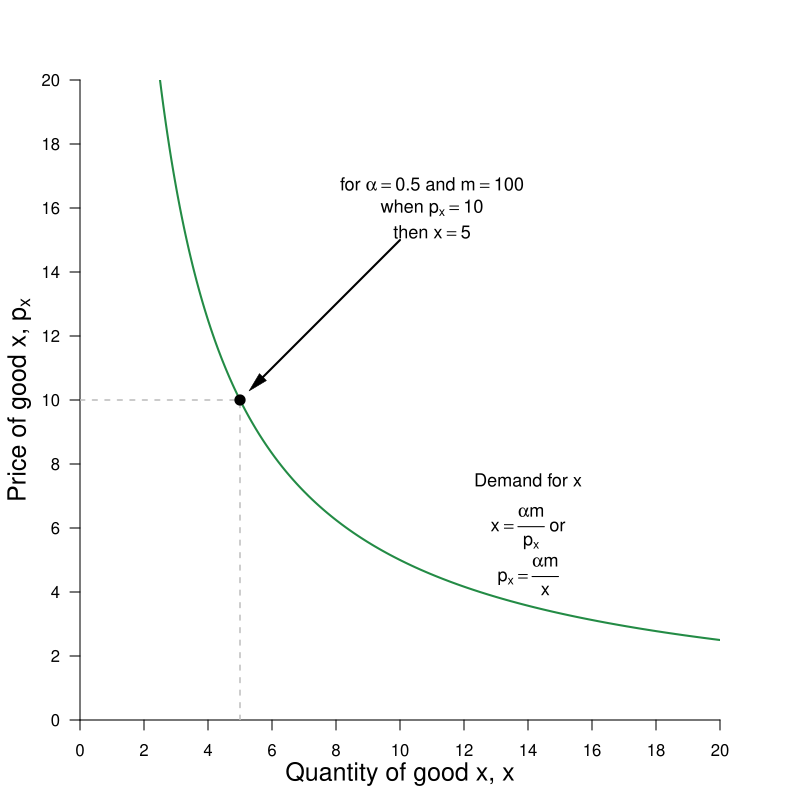

Recreate this plot in R.
#Graph Designer: Simon Halliday
#Authors: Bowles and Halliday
#Title: Microeconomics: Competition, Conflict and Coordination

library(shape)
pdf(file = "constrained_optimization/cobb_douglas_demand.pdf", width = 8, height = 8)

#Set parameters for graphics
axislabelsize <- 1.5
labelsize <- 1.1
graphlinewidth <- 2
segmentlinewidth <- 1.5

COL <- c("#7fc97f", "#beaed4", "#fdc086", "#ffff99", "#386cb0", "#f0027f", "#bf5b17", "#666666")
COLA <- c("#e0f3db", "#99d8c9","#66c2a4","#41ae76", "#238b45", "#005824")
COLB <- c("#4eb3d3", "#2b8cbe", "#0868ac","#084081")

#Edited the margins to cater for the larger LHS labels
par(mar =  c(4, 4, 4, 4))

ppf <- function(x, slope = 1, bary = 20) {
  bary - slope * x
}

demand <- function(x, alpha = 0.5, endowment = 100){
  (endowment*alpha)/x
}

uFn <- function(x, y, alpha = 0.8){
  ((x)^alpha)*(y^(1-alpha))
}

indiffA <- function(x, ubar = uFn(8,2) - 1, alpha = 0.3) {
  (ubar/ ((x)^alpha))^(1/ (1 - alpha))
}

ylims <- c(0, 20)
xlims <- c(0, 20)

npts <- 501 
x <- seq(xlims[1], xlims[2], length.out = npts)
y <- seq(ylims[1], ylims[2], length.out = npts) 
a <- c(uFn(16, 2), uFn(16, 4), uFn(16, 8)) #alpha = 0.8

plot(0, 0, xlim = xlims, ylim = ylims, type = "n",
     xlab = expression(paste("")),
     ylab = expression(paste("")), 
     xaxt = "n", 
     yaxt = "n", 
     cex.lab = axislabelsize, 
     bty = "n", 
     xaxs="i", 
     yaxs="i"
)


# ticksy <- seq(from = 0, to = ylims[2], by = 1)
# ylabels <- seq(from = 0, to = ylims[2], by = 1)
ticksx <- seq(from = 0, to = xlims[2], by = 2)
xlabels <- seq(from = 0, to = xlims[2], by = 2)
ticksy <- seq(from = 0, to = ylims[2], by = 2)
ylabels <- seq(from = 0, to = ylims[2], by = 2)
# ticksx <- c(xlims[1], 5.25, 8.944272, xlims[2])
# xlabels <- c(NA, expression(paste(x,"*")), expression(paste(bar(x))), NA)

axis(1, at = ticksx, pos = 0, labels = xlabels)
axis(2, at = ticksy, pos = 0, labels = ylabels, las = 1)

npts <- 500 
xx1 <- seq(xlims[1], xlims[2], length.out = npts)
xx2 <- seq(0, xlims[2], length.out = npts)
xx3 <- seq(xlims[1], 0, length.out = npts)
xx4 <- seq(-11, 0, length.out = npts)

#Draw the polygon for shading the feasible set
# xpoly1 <- seq(from = xlims[1], 10, length.out = 500)
# ypoly1 <- ppf(xpoly1)
# polygon(x = c(0, xpoly1, 0),
#         y = c(0, ypoly1, 0),
#         col=COLA[1], density=NULL, border = NA)

#Draw the graphs
lines(xx1, demand(xx1), col = COLA[5], lwd = graphlinewidth)
#lines(xx1, ppf(xx1, bary = 40, slope = 2), col = COLA[5], lwd = graphlinewidth)
#lines(xx1, ppf(xx1, bary = 10, slope = 0.5), col = COLA[5], lwd = graphlinewidth)

#Label the feasible frontier
# text(16, 3, expression("Feasible Frontier"), cex = labelsize)
# Arrows(16, 3.1, 16, 3.9, col = "black", lty = 1, lwd = 2, arr.type = "triangle", arr.lwd = 0.5)

# contour(x, y, 
#         outer(x, y, uFn),
#         drawlabels = FALSE,
#         col = COLB[3],
#         lwd = graphlinewidth,
#         levels = a, 
#         xaxs="i", 
#         yaxs="i", 
#         add = TRUE)

#Axis labels
mtext(expression(paste("Quantity of good x, ", x)), side = 1, line = 2.5, cex = axislabelsize)
text(-1.9, 0.5*ylims[2], expression(paste("Price of good x, ", p[x])), xpd = TRUE, cex = axislabelsize, srt = 90) 

#Add mrs = mrt at i
text(11, 16.75, expression(paste("for ", alpha == 0.5, " and ", m == 100)), cex = labelsize)
text(11, 15.25, expression(paste("then ", x == 5)), cex = labelsize)
text(11, 16, expression(paste("when ", p[x]== 10)), cex = labelsize)
Arrows(10, 15, 5.5, 10.5, col = "black", lty = 1, lwd = 2, arr.type = "triangle", arr.lwd = 0.5)

#Label the indifference curves
text(8.1, 38, expression(u[1]^A), cex = labelsize)
text(9.5, 38, expression(u[2]^A), cex = labelsize)
text(11.3, 38, expression(u[3]^A), cex = labelsize)

#Label the feasible frontiers
text(14, 7.5, expression(paste("Demand for x")), cex = labelsize)
text(14, 6, expression(paste(x == frac(alpha*m, p[x]), " or")), cex = labelsize)
text(14, 4.5, expression(paste(p[x] == frac(alpha*m, x))), cex = labelsize)

#Annotate max u point on feasible frontier
#text(5.2, ppf(5) + 0.2, expression(paste(i)), cex = labelsize)

segments(0, 10, 5, 10, lty = 2, col = "gray", lwd = segmentlinewidth)
segments(5, 0, 5, 10, lty = 2, col = "gray", lwd = segmentlinewidth)

# segments(0, 1, 4, 1,  lty = 2, col = "gray", lwd = segmentlinewidth)
# segments(4, 0, 4, 1,  lty = 2, col = "gray", lwd = segmentlinewidth)
# 
# segments(0, 0.5, 8, 0.5, lty = 2, col = "gray", lwd = segmentlinewidth)
# segments(8, 0, 8, 0.5, lty = 2, col = "gray", lwd = segmentlinewidth)
#segments(0, ppf(x = 16, bary = 40, slope = 2), 16, ppf(x = 16, bary = 40, slope = 2), lty = 2, col = "gray", lwd = segmentlinewidth)

points(5, 10, pch = 16, col = "black", cex = 1.5)
# points(4, 1, pch = 16, col = "black", cex = 1.5)
# points(8, 0.5, pch = 16, col = "black", cex = 1.5)



# text(2.3+0.2, ppf(2.3) + 0.2, expression(paste(a)), cex = labelsize)
# segments(2.3, 0, 2.3, ppf(x = 2.3), lty = 2, col = "gray", lwd = segmentlinewidth)
# segments(0, ppf(x = 2.3), 2.3, ppf(x = 2.3), lty = 2, col = "gray", lwd = segmentlinewidth)
# points(2.3, ppf(x = 2.3), pch = 16, col = "black", cex = 1.5)


# text(7.7+0.2, ppf(7.7) + 0.2, expression(paste(b)), cex = labelsize)
# segments(7.7, 0, 7.7, ppf(x = 7.7), lty = 2, col = "gray", lwd = segmentlinewidth)
# segments(0, ppf(x = 7.7), 7.7, ppf(x = 7.7), lty = 2, col = "gray", lwd = segmentlinewidth)
# points(7.7, ppf(x = 7.7), pch = 16, col = "black", cex = 1.5)



dev.off()
